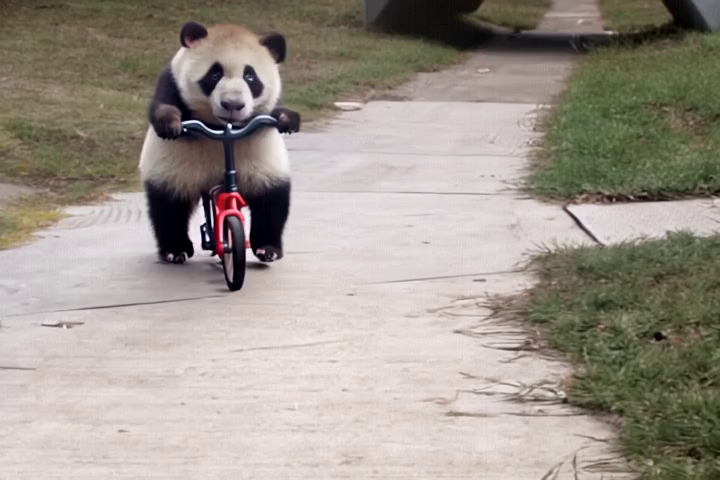
#> input picture frame 0 of video_supplement/child_bike.mp4, 720 x 480 px
$ python aaa.py
#> lines starting #> are read from the running program, lines starting #| are printed output that depends on the picture
import cv2
import os

# 设置文件夹路径
folder_path = "/home/whl/workspace/cogvideo_edit/video_supplement"  # 修改为你的文件夹路径

# 获取文件夹下所有的.mp4文件
video_files = [f for f in os.listdir(folder_path) if f.endswith('.mp4')]

# 循环处理每个视频文件
for video_file in video_files:
    # 读取视频文件
    video_path = os.path.join(folder_path, video_file)
    cap = cv2.VideoCapture(video_path)

    # 获取视频的总帧数
    frame_count = int(cap.get(cv2.CAP_PROP_FRAME_COUNT))

    # 创建一个文件夹保存每帧
    output_folder = os.path.join(folder_path, os.path.splitext(video_file)[0])  # 用视频名作为文件夹名
    if not os.path.exists(output_folder):
        os.makedirs(output_folder)

    # 逐帧处理视频
    for frame_num in range(frame_count):
        ret, frame = cap.read()
        if not ret:
            break

        # 调整每帧的分辨率
        resized_frame = cv2.resize(frame, (512, 512))

        # 保存每帧为PNG文件
        output_frame_path = os.path.join(output_folder, f"frame_{frame_num:04d}.png")
        cv2.imwrite(output_frame_path, resized_frame)
#> this loop made 9 passes
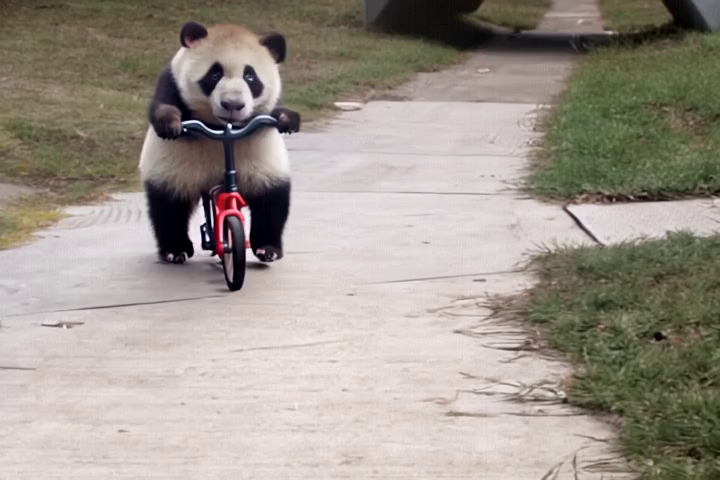
#> input picture frame 0 of video_supplement/child_bike.mp4, 720 x 480 px
#> pass 1, `resized_frame = cv2.resize(frame, (512, 512))`:
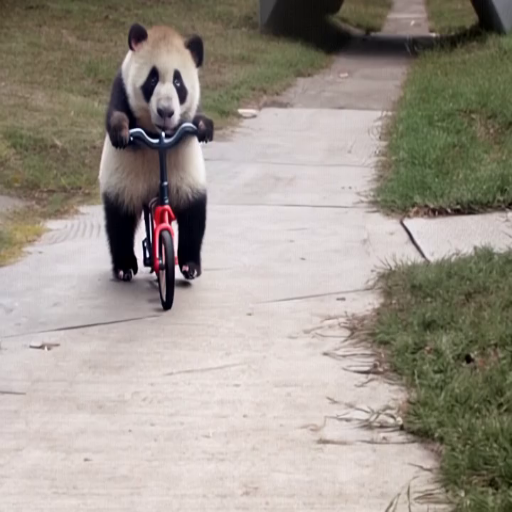
#> resized_frame: shape (512, 512, 3); mean B, G, R 140.3, 149.8, 157.6
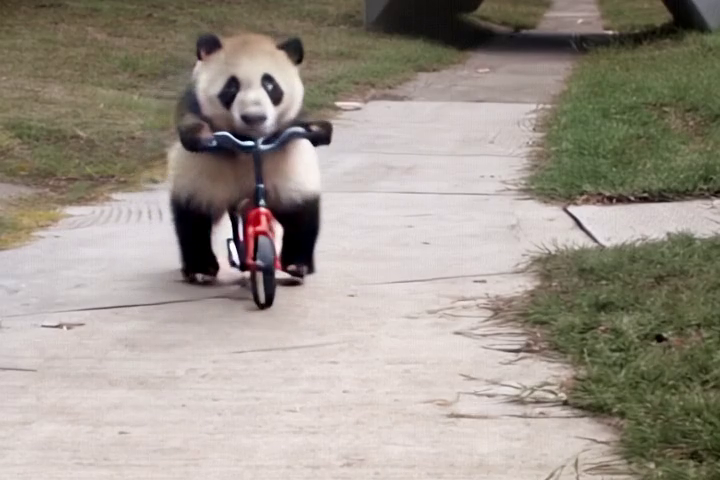
#> input picture frame 1 of video_supplement/child_bike.mp4, 720 x 480 px
#> pass 2, `resized_frame = cv2.resize(frame, (512, 512))`:
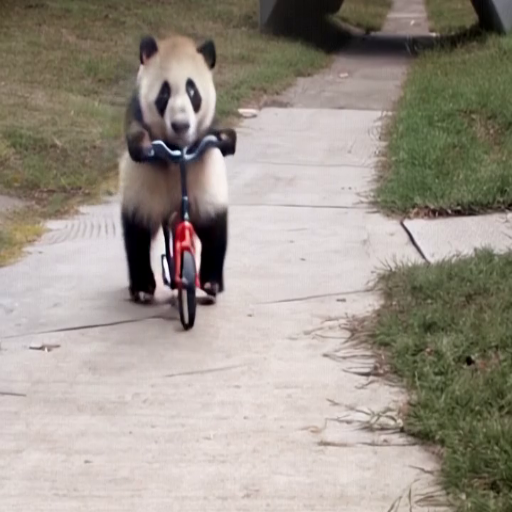
#> resized_frame: shape (512, 512, 3); mean B, G, R 138.3, 148.3, 156.4
#> pass 3, `ret, frame = cap.read()`:
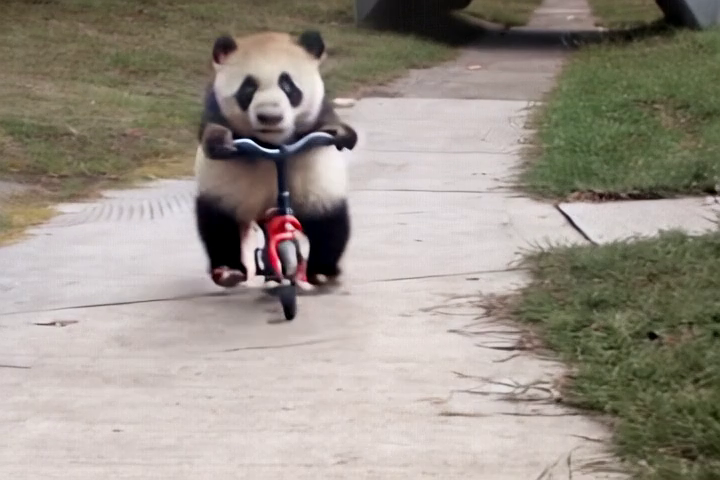
#> frame: shape (480, 720, 3); mean B, G, R 136, 146.1, 153.6
#> pass 3, `resized_frame = cv2.resize(frame, (512, 512))`:
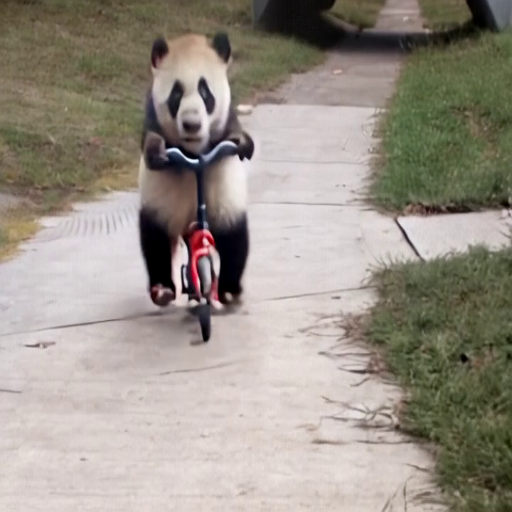
#> resized_frame: shape (512, 512, 3); mean B, G, R 135.9, 146, 153.5
#> after the loop:
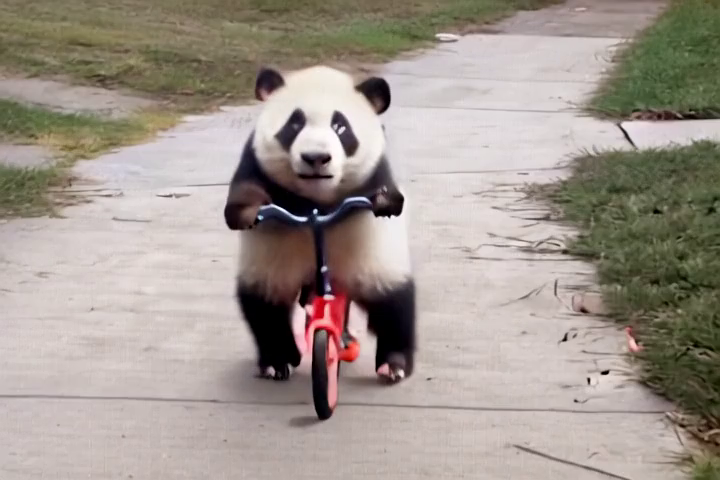
#> frame: shape (480, 720, 3); mean B, G, R 142.7, 151.1, 160.9

    # 释放资源
    cap.release()

    print(f"视频 {video_file} 的每帧已保存至文件夹 {output_folder}")
#| 视频 child_bike.mp4 的每帧已保存至文件夹 /home/whl/workspace/cogvideo_edit/video_supplement/child_bike

print("所有视频处理完毕")

$ run again, starting later in the video
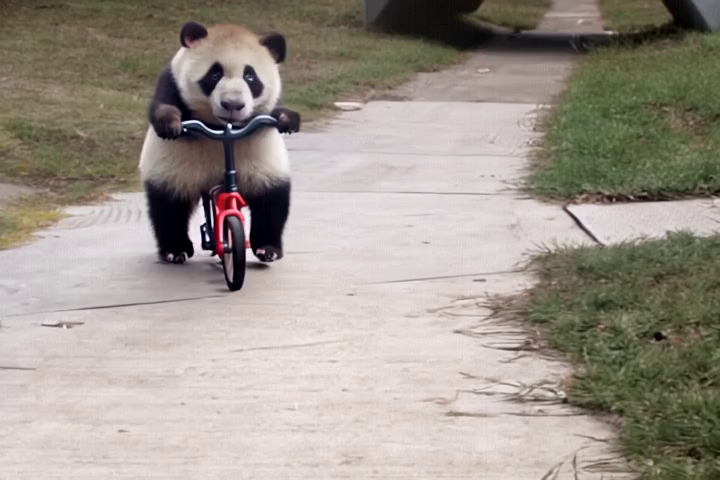
#> input picture frame 0 of video_supplement/child_bike.mp4, 720 x 480 px
#> the loop `for frame_num in range(frame_count):` made 9 passes
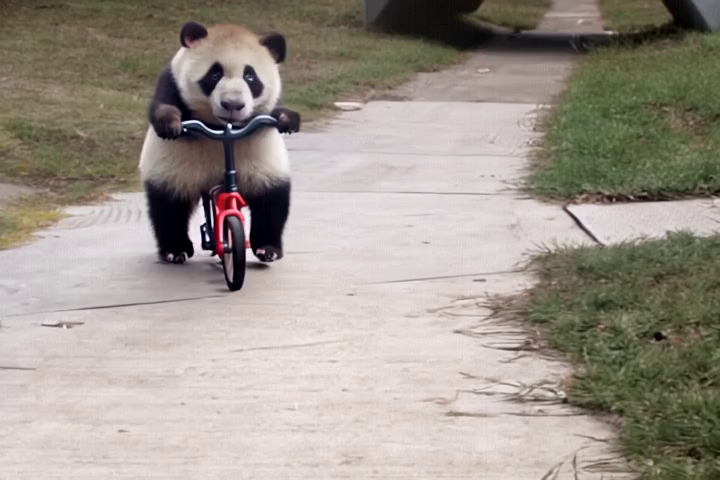
#> input picture frame 0 of video_supplement/child_bike.mp4, 720 x 480 px
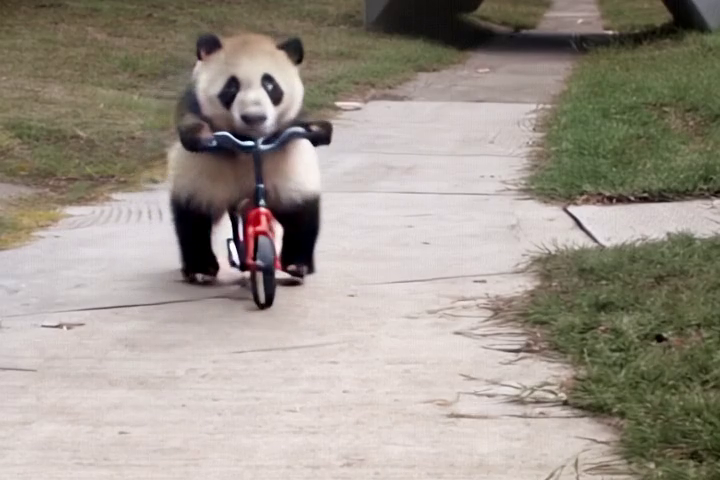
#> input picture frame 1 of video_supplement/child_bike.mp4, 720 x 480 px
#| 视频 child_bike.mp4 的每帧已保存至文件夹 /home/whl/workspace/cogvideo_edit/video_supplement/child_bike

$ run again, starting later in the video
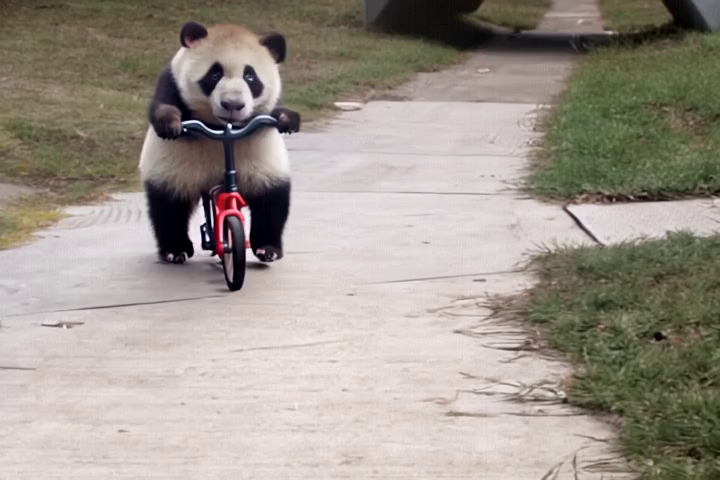
#> input picture frame 0 of video_supplement/child_bike.mp4, 720 x 480 px
#> the loop `for frame_num in range(frame_count):` made 9 passes
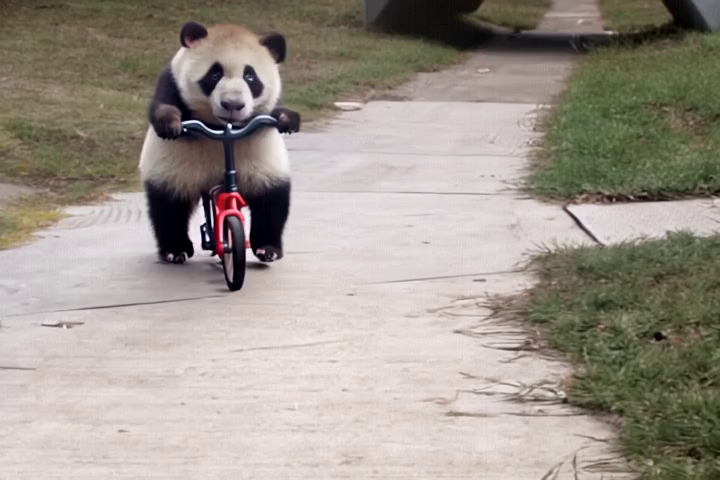
#> input picture frame 0 of video_supplement/child_bike.mp4, 720 x 480 px
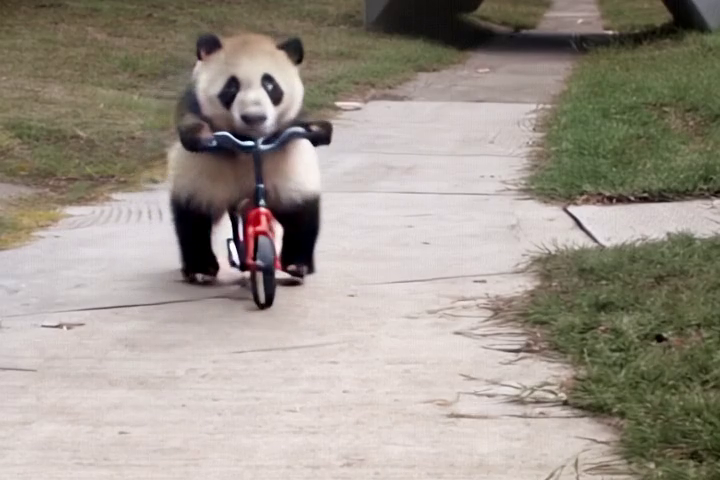
#> input picture frame 1 of video_supplement/child_bike.mp4, 720 x 480 px
#| 视频 child_bike.mp4 的每帧已保存至文件夹 /home/whl/workspace/cogvideo_edit/video_supplement/child_bike
